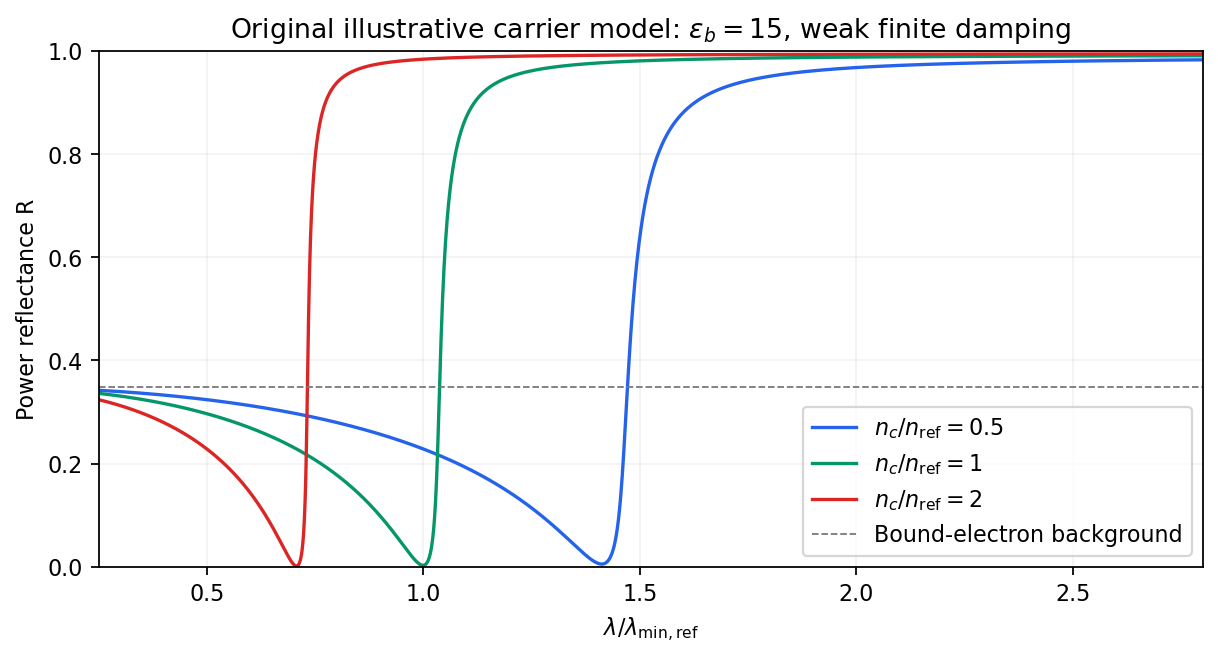

Write Python code to recreate this figure.
"""Original illustrative figure; Python 3.14, NumPy 2.3.5, Matplotlib 3.10.7.
Run from the corresponding _media directory; the PNG is written to cwd.
"""
from pathlib import Path
import numpy as np
import matplotlib
matplotlib.use("Agg")
import matplotlib.pyplot as plt
from matplotlib.patches import Rectangle
plt.rcParams.update({"font.size": 10, "figure.facecolor": "white", "axes.facecolor": "white", "savefig.facecolor": "white"})

# A dimensionless model: no effective mass or experimental curve is fitted.
lambda_over_ref=np.linspace(.25,2.8,2200);omega=1/lambda_over_ref;epsb=15.;gamma=.015
fig,ax=plt.subplots(figsize=(7.5,4),layout="constrained")
for density,color in zip([.5,1,2],['#2563eb','#059669','#dc2626']):
 wp=np.sqrt((epsb-1)*density);eps=epsb-wp*wp/(omega*(omega+1j*gamma));N=np.sqrt(eps);R=np.abs((N-1)/(N+1))**2
 ax.plot(lambda_over_ref,R,label=rf"$n_c/n_{{\rm ref}}={density:g}$",color=color)
ax.axhline(((np.sqrt(epsb)-1)/(np.sqrt(epsb)+1))**2,color="#777",ls="--",lw=.8,label="Bound-electron background")
ax.set(xlabel=r"$\lambda/\lambda_{\min,\rm ref}$",ylabel="Power reflectance R",ylim=(0,1),xlim=(.25,2.8),title=r"Original illustrative carrier model: $\epsilon_b=15$, weak finite damping");ax.legend();ax.grid(alpha=.15)

fig.savefig(Path.cwd() / Path(__file__).with_suffix(".png").name, dpi=160, bbox_inches="tight", facecolor="white")
plt.close(fig)
